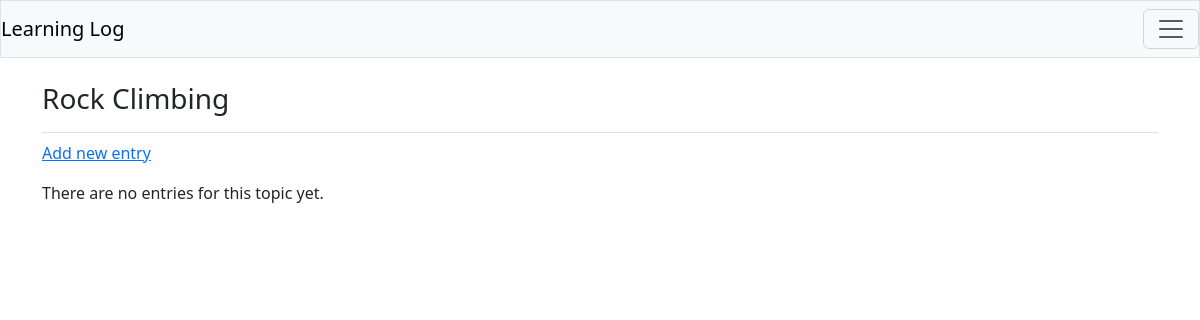
The page /topic/2/ (signed in) on the database as committed earlier.
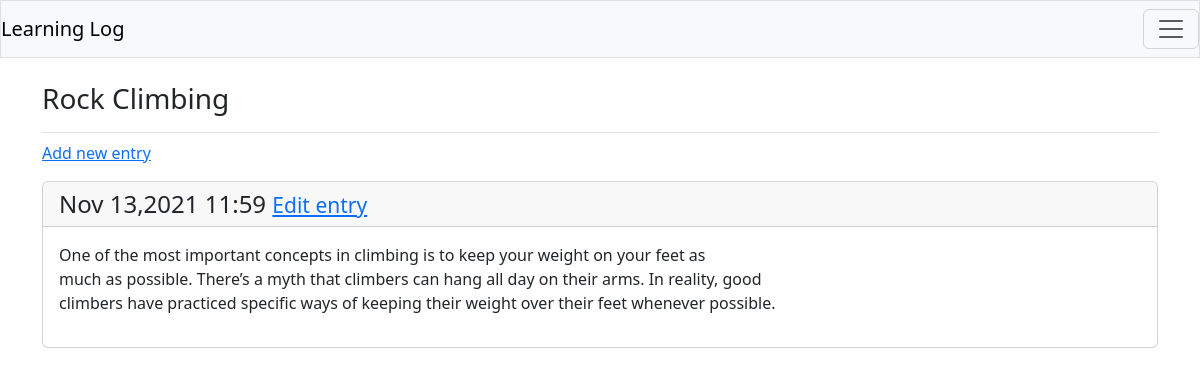
The same page on the database as committed later.
### learning_logs/models.py (models this page shows, shortened)
class Entry(models.Model):
    topic = models.ForeignKey(Topic,on_delete=models.CASCADE) #cascading delete 级联删除
    text = models.TextField()
    date_added = models.DateTimeField(auto_now_add= True)
    class Meta:
        verbose_name_plural = 'entries'

### learning_logs/views.py (the view)
# urls.py: path('topic/<int:topic_id>/',views.topic,name="topic"),
@login_required
def topic(request, topic_id):
    topic = Topic.objects.get(id=topic_id)
    if topic.owner != request.user:
        raise Http404
    entries= topic.entry_set.order_by('date_added')
    context = {'topic':topic,'entries':entries}
    return render(request,'learning_logs/topic.html',context)

### learning_logs/models.py (called while the page is built)
    def __str__(self) -> str:
        return self.text

### learning_logs/templates/learning_logs/topic.html
{% extends 'learning_logs/base.html' %}
{% block  page_header %}
    <h3>{{topic}}</h3>
{% endblock page_header %}
{% block content %}
    <p>
        <a href="{% url 'learning_logs:new_entry' topic.id %}">Add new entry</a>
    </p>
    {% for entry in entries %}
        <div class="card mb-3">
            <h4 class="card-header">{{entry.date_added|date:'M d,Y H:i'}}
                <small><a href="{% url 'learning_logs:edit_entry' entry.id %}">Edit entry</a></small>
            </h4>
            <div class="card-body">{{entry.text|linebreaks}}</div>
        </div>
    {% empty %}
        <p>There are no  entries for this topic yet.</p>
    {% endfor %}
{% endblock content %}

Rows that differ between the two databases and show on the page:
added Entry: date_added "Nov 13,2021 11:59", text "One of the most important concepts in climbing is to keep your weight on your feet as much as possible. There’s a myth that climbers can hang all day on their arms. In reality, good climbers have practiced specific ways of keeping their weight over their feet whenever possible."
Other text that changed with them:
text no longer shown: "There are no entries for this topic yet."
